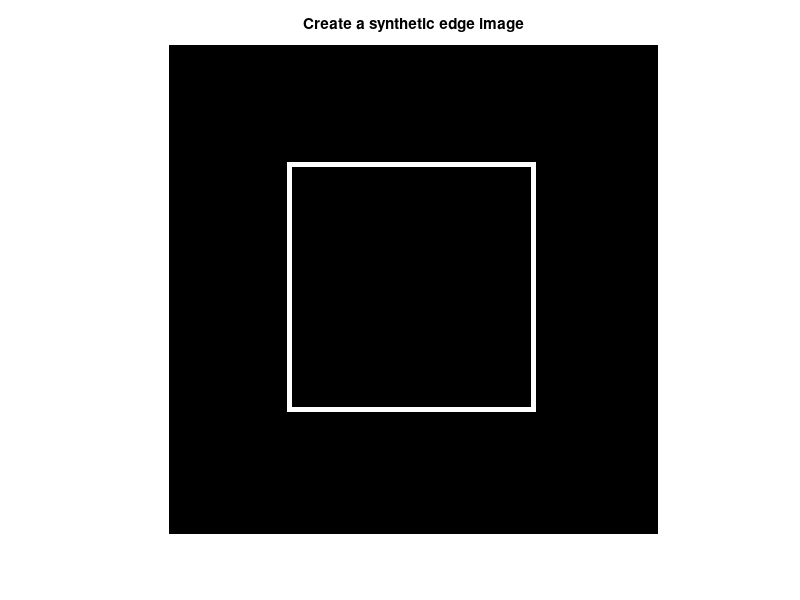
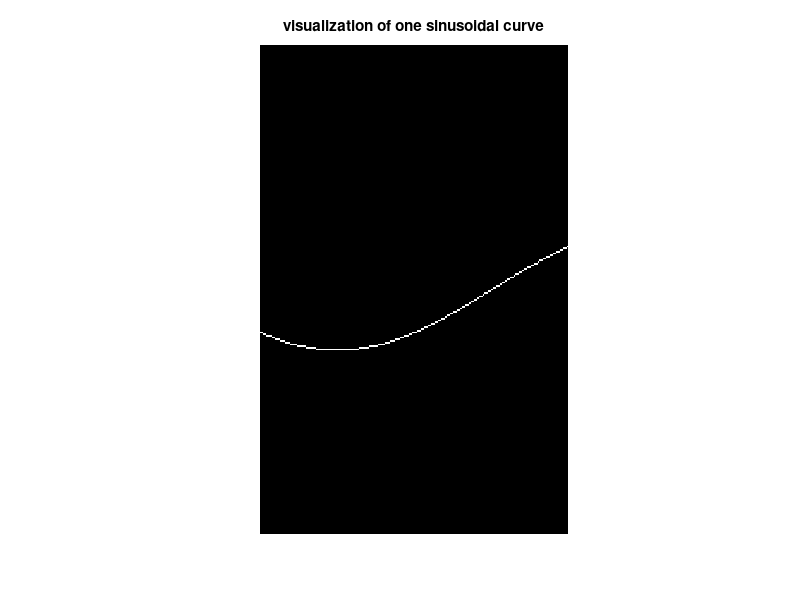
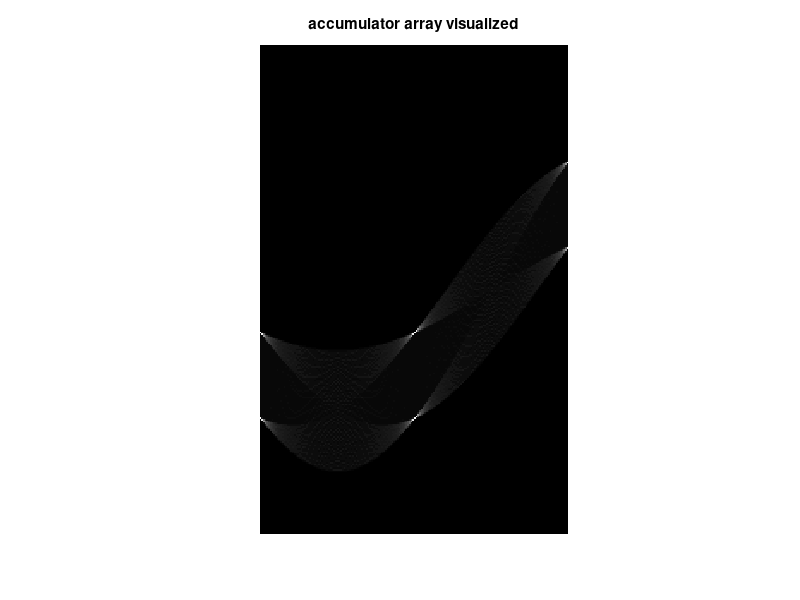

These figures' MATLAB source, in order:
I = false(100,100);
I(25,25) = true;
I(25:75,25) = true;
I(25,25:75) = true;
I(75,25:75) = true;
I(25:75,75) = true;
I(75,75) = true;
figure;imshow(I);title('Create a synthetic edge image');

R = size(I,1);
C = size(I,2); 
d = ceil(sqrt(R^2 + C^2));
a = zeros(d+d+1,179+1);

for r = 1:R
    for c = 1:C
       if I(r,c) == true
           for theta = 1:180
                p = round(r*cosd(theta-1) + c*sind(theta-1));
                p = p+1+d;
                a(p,theta) = a(p,theta)+1;
           end
           if((r==25)&&(c==25))
           figure;imshow(a);title('visualization of one sinusoidal curve');
           end
       end
    end
end
figure;imshow(a,[]);title('accumulator array visualized');
% i dont know about ind2sub, so i do other way.
[x,y] = find(a == max(max(a)));
index = [x,y];
index(:,1) = index(:,1) - 1 - d;
index(:,2) = index(:,2) - 1;
